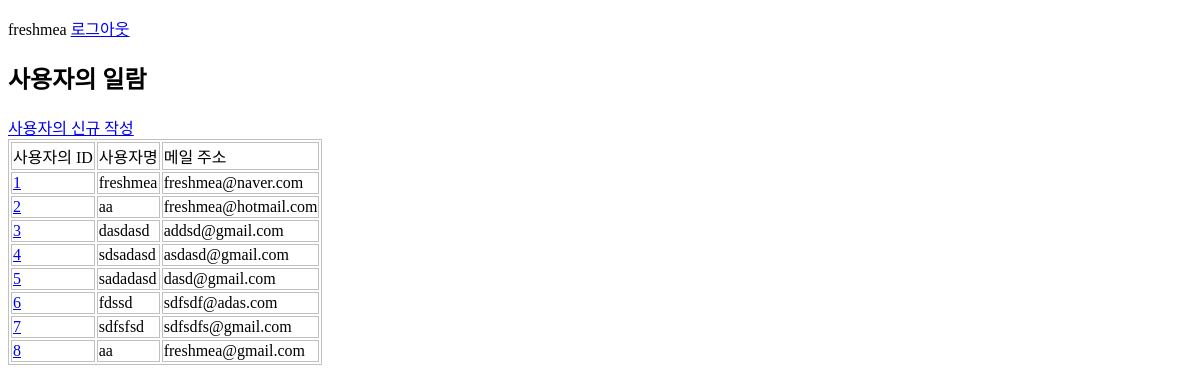
Page /crud/users (signed in) on the earlier database version.
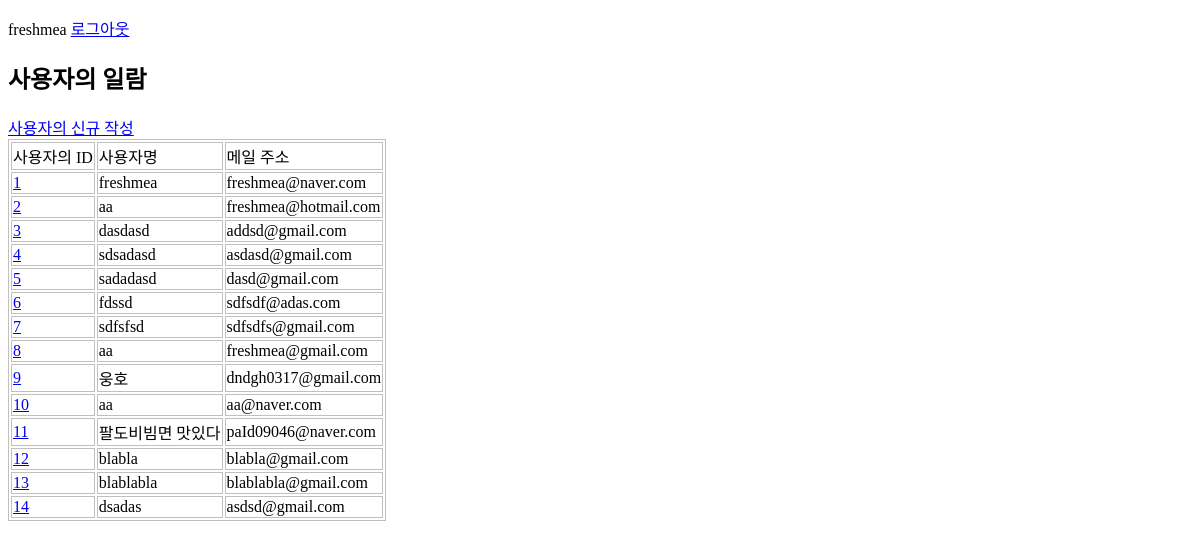
Same page on the later database version.
### apps/crud/models.py (models this page shows, shortened)
class User(db.Model, UserMixin):
    __tablename__ = "users"
    id = db.Column(db.Integer, primary_key=True)
    username = db.Column(db.String, index=True)
    email = db.Column(db.String, unique=True, index=True)
    password_hash = db.Column(db.String)
    created_at = db.Column(db.DateTime, default=datetime.now)
    updated_at = db.Column(db.DateTime, default=datetime.now, onupdate=datetime.now)
    @property
    def password(self):
        raise AttributeError("읽어 들일 수 없음.")

### apps/crud/views.py (the view)
@crud.route("/users")
@login_required
def users():
    users = User.query.all()
    return render_template("crud/index.html", users=users)

### apps/crud/models.py (called while the page is built)
@login_manager.user_loader
def load_user(user_id):
    return User.query.get(user_id)

### apps/crud/templates/crud/index.html (shortened to what this page needs)
{% extends "crud/base.html" %}
{% block content %}
<h2>사용자의 일람</h2>
<a href="{{ url_for('crud.create_user')}}">사용자의 신규 작성</a>
<table>
    <tr>
        <td>사용자의 ID</td>
        <td>사용자명</td>
        <td>메일 주소</td>
    </tr>
    {% for user in users%}
    <tr>
        <td> <a href="{{ url_for('crud.edit_user', user_id=user.id) }}">{{ user.id }}</a> </td>
        <td>{{ user.username }}</td>
        <td>{{ user.email }}</td>
    </tr>
    {% endfor %}
</table>
{% endblock %}

### apps/crud/templates/crud/base.html (shortened to what this page needs)
<!DOCTYPE html>
<html lang="ko">
<head>
    <link rel="stylesheet" href="{{ url_for('crud.static', filename='style.css' ) }}" />
</head>
<body>
    <div>
        {% if current_user.is_authenticated %}
        <p>
            <span>{{ current_user.username }}</span>
            <span><a href="{{ url_for('auth.logout') }}">로그아웃</a></span>
        </p>
        {% endif %}
    </div>
    {% block content %} {% endblock %}
</body>
</html>

### apps/crud/static/style.css (style rules this page uses)
table, th, td { border: 1px solid #c0c0c0 }

Differences in the rows shown:
added User: id "9", username "웅호", email "dndgh0317@gmail.com"
added User: id "10", username "aa", email "aa@naver.com"
added User: id "11", username "팔도비빔면 맛있다", email "paId09046@naver.com"
added User: id "12", username "blabla", email "blabla@gmail.com"
added User: id "13", username "blablabla", email "blablabla@gmail.com"
added User: id "14", username "dsadas", email "asdsd@gmail.com"
